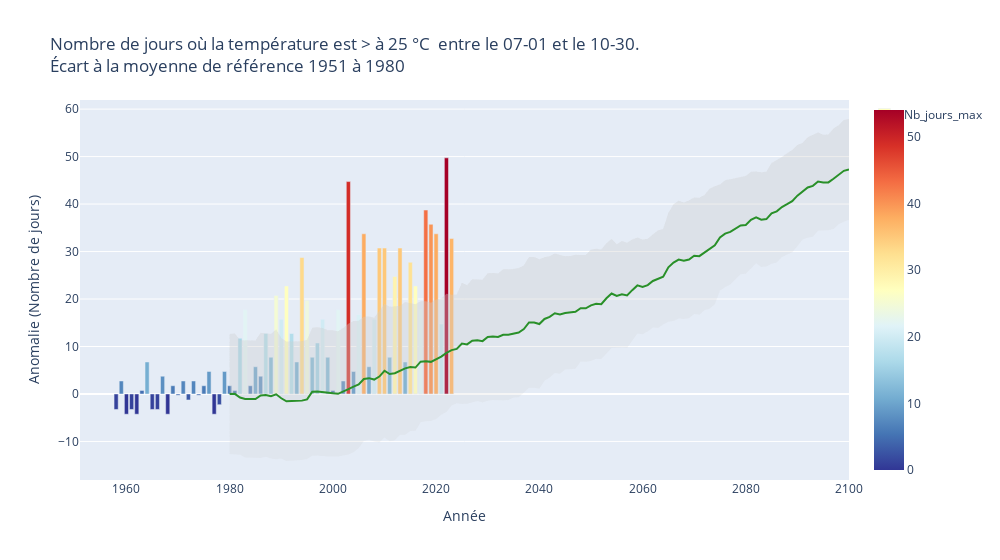

The notebook cell saved with this chart:
### Code cell
importlib.reload(uh)
fig = uh.main_indic_nb_jour_consecutif(
    df_mf,
    df_drias,
    indicateur,
    seuil,
    periode_start,
    periode_end,
    dict_indicateurs,
    signe,
)
fig.show()

### Figure 1 — Plotly figure (JSON) as saved in the notebook; plotly's stock layout.template omitted (floating-point values rounded to 4 significant figures; data arrays with more than 128 entries replaced by an {"elided": "..."} marker saying what was removed)
{"data": [{"customdata": [0, 1, 0, 5, 11, 1, 1, 8, 0, 6, 4, 7, 3, 7, 4, 6, 9, 0, 2, 9, 6, 5, 16, 22, 6, 10, 8, 17, 12, 25, 20, 27, 17, 11, 33, 24, 12, 15, 20, 12, 5, 22, 7, 49, 9, 21, 38, 10, 20, 35, 35, 12, 29, 35, 11, 32, 27, 22, 43, 40, 1, 7, 38, 19, 54, 37], "hovertemplate": "Année: %{x}<br>Anomalie: %{y:.1f}°<br>T_Moyenne: %{customdata}°", "marker": {"color": [0, 1, 0, 5, 11, 1, 1, 8, 0, 6, 4, 7, 3, 7, 4, 6, 9, 0, 2, 9, 6, 5, 16, 22, 6, 10, 8, 17, 12, 25, 20, 27, 17, 11, 33, 24, 12, 15, 20, 12, 5, 22, 7, 49, 9, 21, 38, 10, 20, 35, 35, 12, 29, 35, 11, 32, 27, 22, 43, 40, 1, 7, 38, 19, 54, 37], "coloraxis": "coloraxis"}, "name": "Nb_jours_max", "type": "bar", "x": [1960, 1961, 1962, 1963, 1964, 1965, 1966, 1967, 1968, 1969, 1970, 1971, 1972, 1973, 1974, 1975, 1976, 1977, 1978, 1979, 1980, 1981, 1982, 1983, 1984, 1985, 1986, 1987, 1988, 1989, 1990, 1991, 1992, 1993, 1994, 1995, 1996, 1997, 1998, 1999, 2000, 2001, 2002, 2003, 2004, 2005, 2006, 2007, 2008, 2009, 2010, 2011, 2012, 2013, 2014, 2015, 2016, 2017, 2018, 2019, 1958, 1959, 2020, 2021, 2022, 2023], "y": [-4.261, -3.261, -4.261, 0.7391, 6.739, -3.261, -3.261, 3.739, -4.261, 1.739, -0.2609, 2.739, -1.261, 2.739, -0.2609, 1.739, 4.739, -4.261, -2.261, 4.739, 1.739, 0.7391, 11.74, 17.74, 1.739, 5.739, 3.739, 12.74, 7.739, 20.74, 15.74, 22.74, 12.74, 6.739, 28.74, 19.74, 7.739, 10.74, 15.74, 7.739, 0.7391, 17.74, 2.739, 44.74, 4.739, 16.74, 33.74, 5.739, 15.74, 30.74, 30.74, 7.739, 24.74, 30.74, 6.739, 27.74, 22.74, 17.74, 38.74, 35.74, -3.261, 2.739, 33.74, 14.74, 49.74, 32.74]}, {"customdata": {"elided": "150 int values"}, "hovertemplate": "Année: %{x}<br>Anomalie: %{y:.0f} jours <br>Nombre de jours où la température est > à 25 °C : %{customdata:.0f}", "legendgroup": "", "line": {"color": "green", "dash": "solid"}, "marker": {"symbol": "circle"}, "mode": "lines", "name": "", "orientation": "v", "showlegend": false, "type": "scatter", "x": {"elided": "150 int values"}, "xaxis": "x", "y": {"elided": "150 float values"}, "yaxis": "y"}, {"customdata": {"elided": "150 int values"}, "fill": "tonexty", "fillcolor": "rgba(204, 204, 204, 0.2)", "hovertemplate": "Année: %{x}<br>Anomalie: %{y:.0f} jours <br>Nombre de jours où la température est > à 25 °C : %{customdata:.0f}", "line": {"width": 0}, "mode": "lines", "showlegend": false, "type": "scatter", "x": {"elided": "150 int values"}, "y": {"elided": "150 float values"}}, {"customdata": {"elided": "150 int values"}, "fill": "tonexty", "fillcolor": "rgba(204, 204, 204, 0.2)", "hovertemplate": "Année: %{x}<br>Anomalie: %{y:.0f} jours <br>Nombre de jours où la température est > à 25 °C : %{customdata:.0f}", "line": {"width": 0}, "mode": "lines", "showlegend": false, "type": "scatter", "x": {"elided": "150 int values"}, "y": {"elided": "150 float values"}}], "layout": {"coloraxis": {"colorscale": [[0, "rgb(49,54,149)"], [0.1, "rgb(69,117,180)"], [0.2, "rgb(116,173,209)"], [0.3, "rgb(171,217,233)"], [0.4, "rgb(224,243,248)"], [0.5, "rgb(255,255,191)"], [0.6, "rgb(254,224,144)"], [0.7, "rgb(253,174,97)"], [0.8, "rgb(244,109,67)"], [0.9, "rgb(215,48,39)"], [1, "rgb(165,0,38)"]]}, "title": {"text": "Nombre de jours où la température est > à 25 °C  entre le 07-01 et le 10-30.<br>Écart à la moyenne de référence 1951 à 1980"}, "width": 1000, "xaxis": {"title": {"text": "Année"}}, "yaxis": {"ticktext": ["Moyenne: 4 "], "title": {"text": "Anomalie (Nombre de jours)"}}}}
